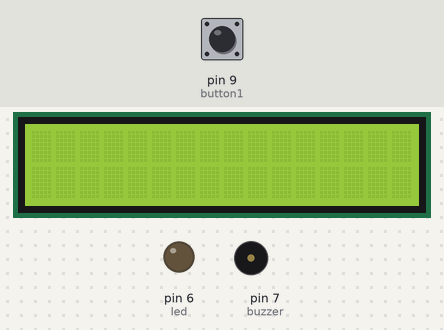
A sketch run on a simulated Arduino Uno, built with avr-gcc and run on an emulated ATmega328P. On the bench: 16×2 character LCD, output pins drawn as LEDs (lit = HIGH), buzzer (waves = sounding, pin HIGH). Inputs (shaded band) come from the test bench; at power-on: pin 9 (button1) LOW.

Above: at 1.2 s.
1.3 s: pin 9 (button1) pulled HIGH for 0.15 s
At 3.2 s:
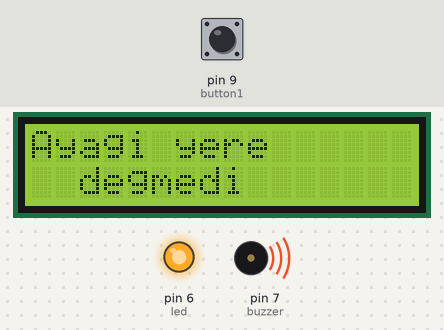
4.4 s: pin 9 (button1) pulled HIGH for 1 s
At 5.7 s:
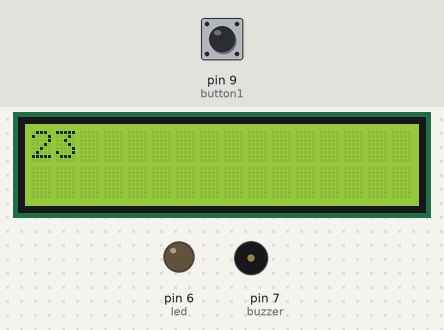
8.4 s: pin 9 (button1) pulled HIGH for 3.2 s
At 13.9 s:
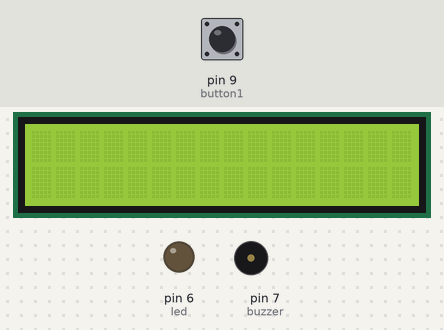
Timing chart, 0 to 15.4 s (numbered marks = the images above; inputs shaded):
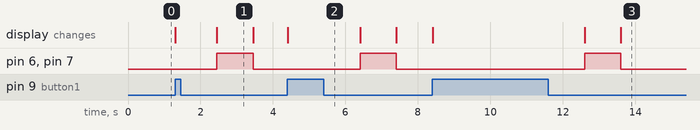

Measured:
- after the input at 1.3 s, pin 6 (led), pin 7 (buzzer): LOW → HIGH after 1.2 s, → LOW 1.0 s later; the display: first changes at once (image 1 shows a later state)
- after the input at 4.4 s, pin 6 (led), pin 7 (buzzer): LOW → HIGH after 2.0 s, → LOW 1.0 s later; the display: changes at once (image 2)
- after the input at 8.4 s, pin 6 (led), pin 7 (buzzer): LOW → HIGH after 4.2 s, → LOW 1.0 s later; the display: first changes at once (image 3 shows a later state)
- what the display in image 1 shows lasts 1.0 s, from 2.5 s to 3.5 s

The sketch:

Saglikta_Kalca_Cikikligi_Tespiti_Ve_Takibi_Projesi.ino
```cpp
#include <LiquidCrystal.h>

LiquidCrystal lcd(12, 11, 5, 4, 3, 2);

int gecenSure = 1000;//2 adım arası geçen süre 1000 ms = 1 sn
int bekleme = 1000;//ledin yanma süresi 1000 ms = 1 sn

bool kontrol = false;
int led = 6, button1 = 9, buzzer = 7;
int ilkZaman = 0, sonZaman = 0, b1_deger = LOW, b2_deger = LOW;
void setup(){
pinMode(led, OUTPUT);
pinMode(button1, INPUT);
pinMode(buzzer, OUTPUT);
lcd.begin(16,2);
Serial.begin(9600);
}

void loop (){

  lcd.clear();

  b1_deger = digitalRead(button1);

  if(b1_deger == HIGH){
      kontrol = true;
      ilkZaman = millis();
  }
  if(kontrol)
  {
      sonZaman = millis();
      if((sonZaman-ilkZaman) > gecenSure)
      {
           lcd.clear();
           digitalWrite(led, HIGH);
           digitalWrite(buzzer, HIGH);
           lcd.print("Ayagi yere");
           lcd.setCursor(2, 1);
           lcd.print("degmedi");

           delay (bekleme);

           digitalWrite(led, LOW);
           digitalWrite(buzzer, LOW);
           kontrol = false;
           ilkZaman = 0;
           sonZaman = 0;
      }
      else
      {
           lcd.clear();
           lcd.print("23");
      }

  }
}
```
